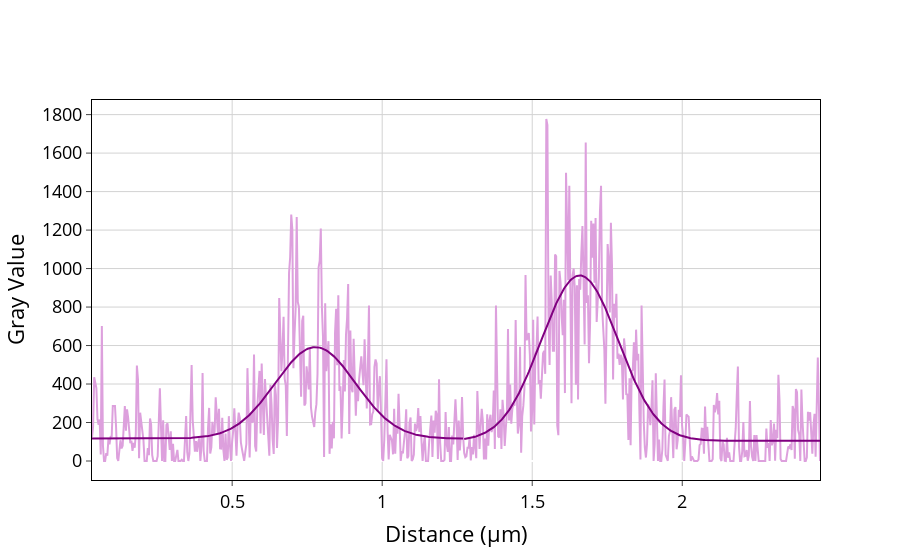

The notebook cell saved with this chart:
### Code cell
fig = go.Figure()
X, Y = datatot

# rappresentazione dati
fig.add_trace(go.Scatter(x = X, y = Y, mode = 'lines', line_color = 'plum', 
                         showlegend=False,hoverinfo='skip'))

# rappresentazione fit6
popt6, pcov6 = fittiamo(*data6)
fig.add_trace(go.Scatter(x = data6[0], y = gaussian(data6[0], *popt6), mode='lines',showlegend=False,
    marker = dict(color = 'purple')))

# rappresentazione fit7
popt7, pcov7 = fittiamo(*data7)
fig.add_trace(go.Scatter(x = data7[0], y = gaussian(data7[0], *popt7), mode='lines',showlegend=False,
    marker = dict(color = 'purple')))

fig.update_layout(
        yaxis_title = "Gray Value",
        xaxis_title = "Distance (μm)",
        # title='g<sup>2</sup>(τ) vs t',
        #xaxis = dict(range = [np.log10(0.0001), np.log10(0.010)]),
        #width = 800,
        #height = 600,
        plot_bgcolor = 'white',
        font = dict(
            #family="Courier New, monospace",
            size = 18,
            color = "Black"
        ),
            # yaxis=dict(range=[0, 0.06])
    )

fig.update_xaxes(
    mirror = True,
    ticks = 'outside',
    showline = True,
    linecolor = 'black',
    gridcolor = 'lightgrey'
)
fig.update_yaxes(
    mirror = True,
    ticks = 'outside',
    showline = True,
    linecolor = 'black',
    gridcolor = 'lightgrey'
)
fig.show()
FWHM(popt6)
FWHM(popt7)

### Figure 1 — Plotly figure (JSON) as saved in the notebook; plotly's stock layout.template omitted (floating-point values rounded to 4 significant figures; data arrays with more than 128 entries replaced by an {"elided": "..."} marker saying what was removed)
{"data": [{"hoverinfo": "skip", "line": {"color": "plum"}, "mode": "lines", "showlegend": false, "type": "scatter", "x": {"elided": "666 float values"}, "y": {"elided": "666 float values"}}, {"marker": {"color": "purple"}, "mode": "lines", "showlegend": false, "type": "scatter", "x": {"elided": "340 float values"}, "y": {"elided": "340 float values"}}, {"marker": {"color": "purple"}, "mode": "lines", "showlegend": false, "type": "scatter", "x": {"elided": "326 float values"}, "y": {"elided": "326 float values"}}], "layout": {"font": {"color": "Black", "size": 18}, "plot_bgcolor": "white", "xaxis": {"gridcolor": "lightgrey", "linecolor": "black", "mirror": true, "showline": true, "ticks": "outside", "title": {"text": "Distance (μm)"}}, "yaxis": {"gridcolor": "lightgrey", "linecolor": "black", "mirror": true, "showline": true, "ticks": "outside", "title": {"text": "Gray Value"}}}}
